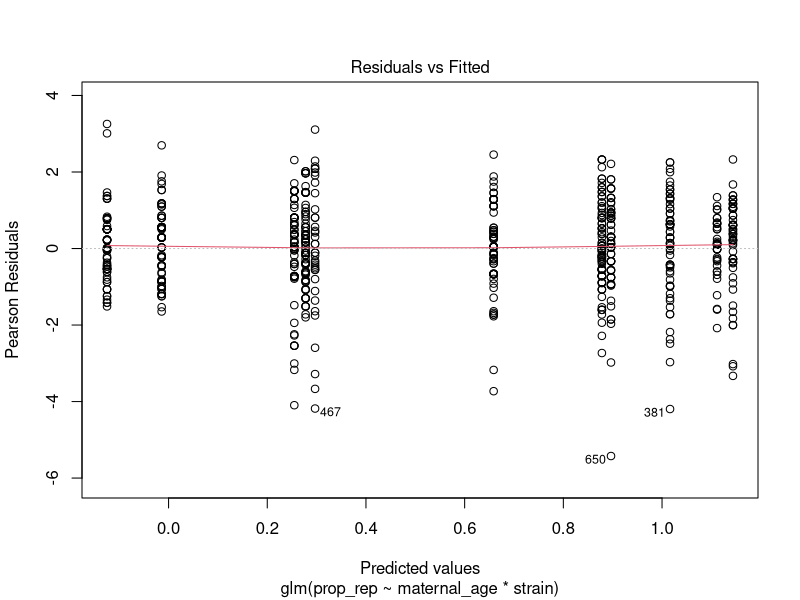
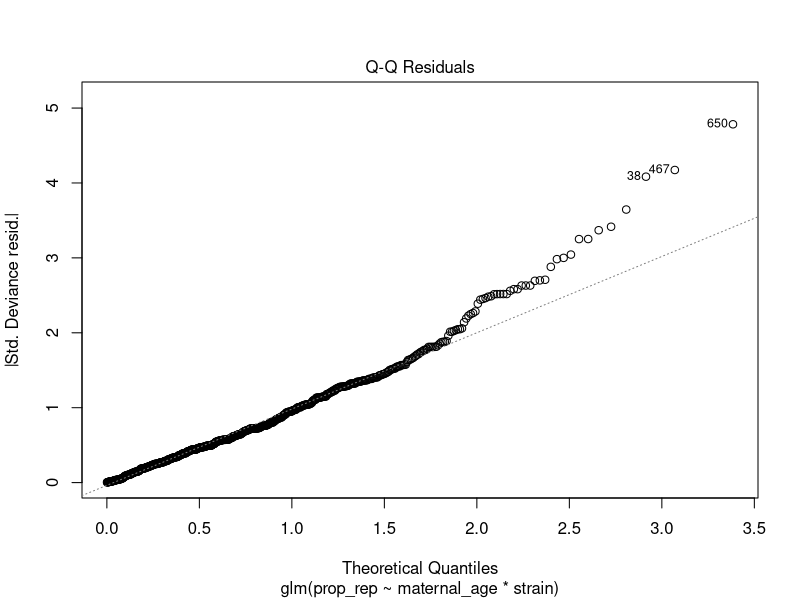
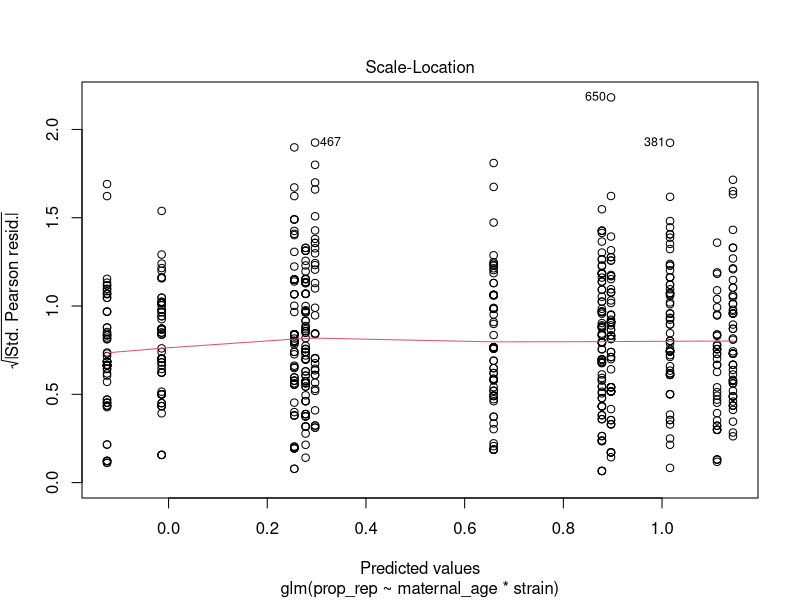
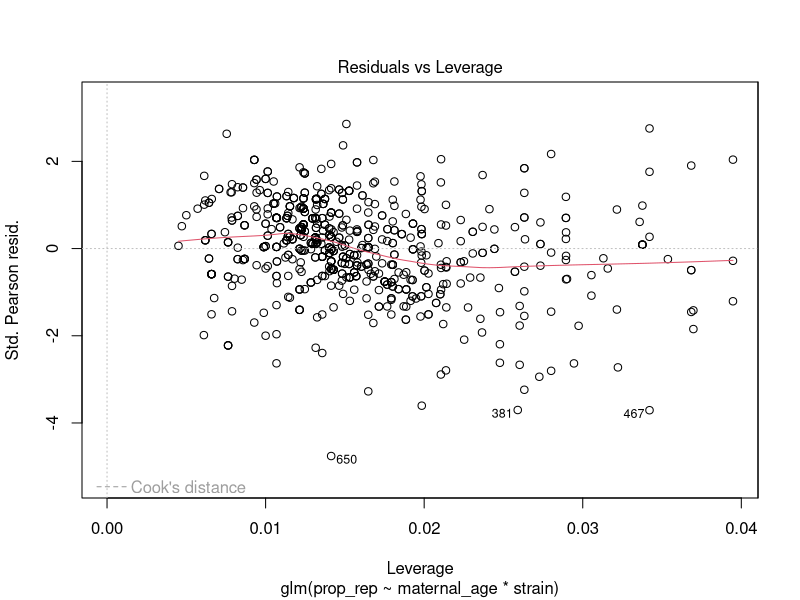
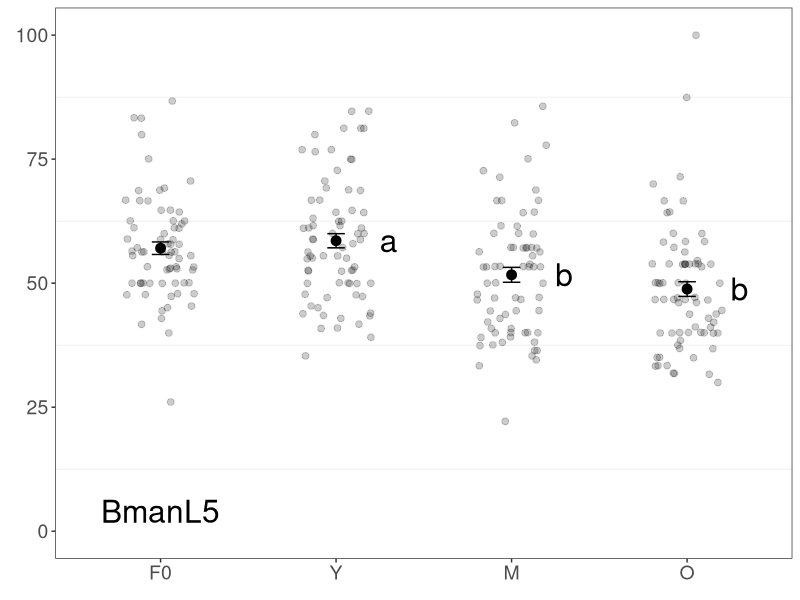
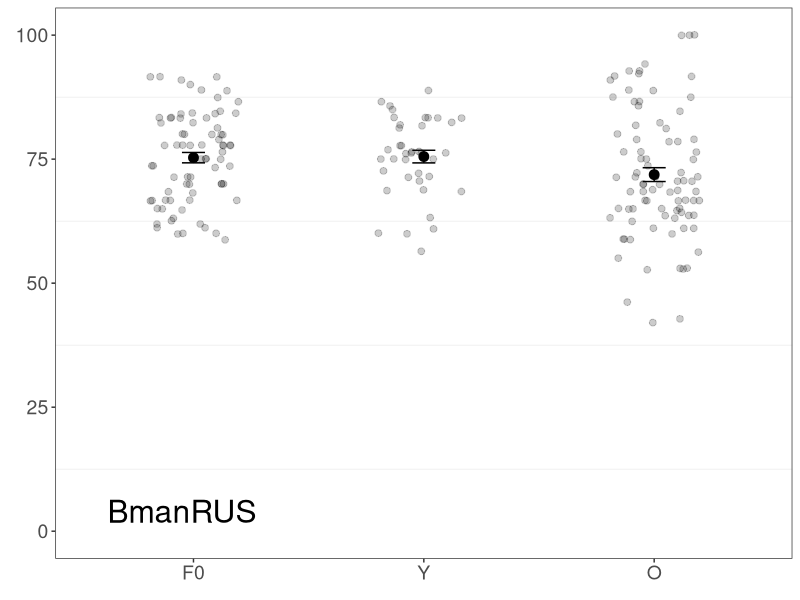
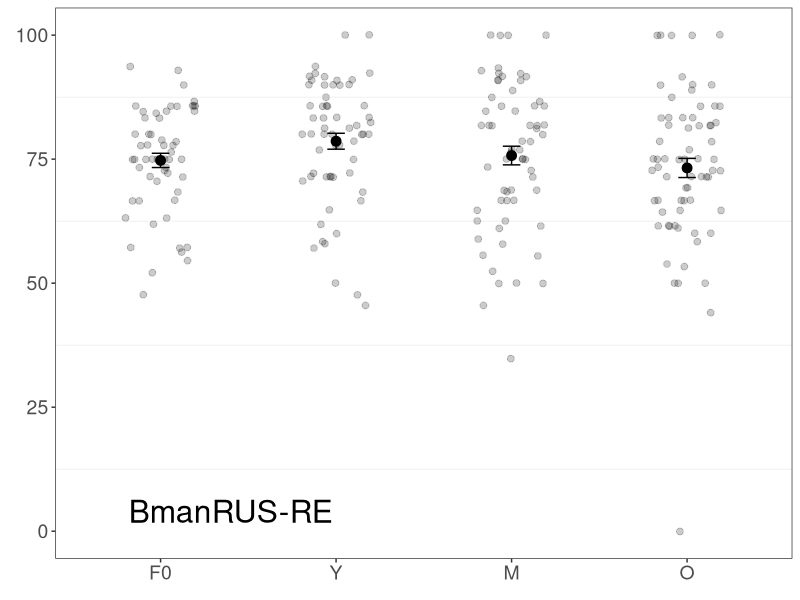
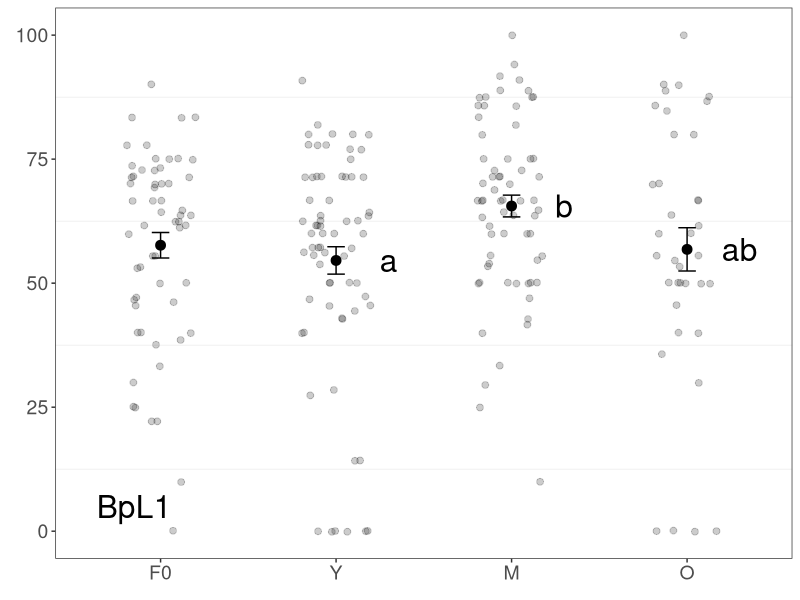

Write R code to recreate these figures, in order.
# Code for visualizing and analyzing reproductive period data: measured as days carrying eggs (and as a percent of the lifespan)

# Required packages:

library(tidyverse)
library(reshape2)
library(car)
library(grid)
library(ggpubr)
library(emmeans)

# Loading and reformatting data--------------------------------------------------------------------

rep_data <- read_csv("rep_period.csv")

# Changing the order of the factors
rep_data <- rep_data[with(rep_data, order(generation, maternal_age, strain)),]

# Removing censored individuals (we did not measure their full reproductive period)
rep_data_no_censor <- filter(rep_data, censor != 0)

# Modifying the dataset from wide to long format (needed for plotting and analysis):
rep_long_nc <- melt(data = rep_data_no_censor,
                    id.vars = c("generation", "maternal_age", "strain", "plate", "well"),
                    variable.name = "day",
                    value.name = "num_rep_days")
rep_long_nc <- filter(rep_long_nc, day != "censor")

# Changing order of maternal age levels
rep_long_nc$maternal_age <- factor(rep_long_nc$maternal_age, levels = c("young","mid","old"))

# Calculating the reproductive period in days and as a percent of the lifespan, per individual
rep_per_ind <- rep_long_nc %>%
  group_by(generation, maternal_age, strain, plate, well) %>%
  summarize(rep_time = sum(num_rep_days, na.rm = TRUE),
            length = length(num_rep_days[!is.na(num_rep_days)]),
            prop_rep = (rep_time/length),
            percent_rep = (rep_time/length)*100)

# Calculating summary statistics across individuals
rep_summary <- rep_per_ind %>%
  group_by(generation, maternal_age, strain) %>%
  summarize(
    mean_perc=mean(percent_rep, na.rm = TRUE), 
    med_perc=median(percent_rep, na.rm = TRUE),
    SE_perc=sd(percent_rep, na.rm =TRUE)/sqrt(length(!is.na(percent_rep))),
    mean_days=mean(rep_time, na.rm=TRUE),
    SE_days=sd(rep_time, na.rm =TRUE)/sqrt(length(!is.na(rep_time))),
    med_days=median(rep_time, na.rm=TRUE),
    n = length(percent_rep))
rep_summary

rep_per_ind$maternal_age <- factor(rep_per_ind$maternal_age)
rep_summary$maternal_age <- factor(rep_summary$maternal_age)

rep_per_ind$final_line <- paste(rep_per_ind$generation,
                                   rep_per_ind$maternal_age,
                                   rep_per_ind$strain)

rep_summary$final_line <- paste(rep_summary$generation,
                               rep_summary$maternal_age,
                               rep_summary$strain)

# Statistics: -------------------------------------------------------------------

# Excluding the F0 generation
rep_per_ind_F1 <- filter(rep_per_ind, generation != "F0")

# Checking n for each group
balance <- rep_per_ind_F1 %>% count(maternal_age, strain)

# Checking data for assumptions of normality and homogeneity of variance
rep_aov <- aov((prop_rep) ~ maternal_age * strain, rep_per_ind_F1)
rep_resid <- residuals(rep_aov)

shapiro.test(rep_resid)
leveneTest((prop_rep) ~ maternal_age * strain, rep_per_ind_F1)

# Assumptions are not met, can't find any useful transformations (proportion data)
# Will use GLM instead
# Rep. period data are also overdispersed- using quasibinomial GLM

qbin.glm <- glm(prop_rep ~ maternal_age * strain, family = quasibinomial, data = rep_per_ind_F1, weights = length)
summary(qbin.glm)

drop1(qbin.glm, test = "F") # interaction is significant- keep in model

# Model validation (plotting residuals)
plot(qbin.glm)

# Pairwise comparisons: which maternal age groups differ within strains?

EMM <- emmeans(qbin.glm, ~ maternal_age * strain)
EMM    # display the cell means

### Simple pairwise comparisons...
pairs(EMM, simple = "maternal_age")    # compare maternal age cohorts for each strain

# Figure: ----------------------------------------------------------------------

# BmanL5:

wilcox_L5 <- c("","a","b","b") # from pairwise comparisons

rep_per_ind_L5 <- filter(rep_per_ind, strain == "L5")

rep_sum_L5 <- filter(rep_summary, strain == "L5")

rep_sum_L5$final_line <- factor(rep_sum_L5$final_line, levels = c("F0 NA L5", "F1 young L5", "F1 mid L5", "F1 old L5"), labels = c("F0", "Y", "M","O"))

rep_per_ind_L5$final_line <- factor(rep_per_ind_L5$final_line, levels = c("F0 NA L5", "F1 young L5", "F1 mid L5", "F1 old L5"), labels = c("F0", "Y", "M","O"))

# Plotting the mean and SE
rep_raw <- ggplot(data = rep_sum_L5, mapping = aes(x = final_line, y = mean_perc))+
  geom_point(size = 3) +
  geom_errorbar(data = rep_sum_L5, 
                aes(x = final_line, ymin=mean_perc-SE_perc, ymax=mean_perc+SE_perc), width=0.1) +
  geom_text(label=wilcox_L5, 
            nudge_x = 0.3,
            size = 8)

# Plotting the raw data points
rep_combo <- rep_raw +
  geom_jitter(data = rep_per_ind_L5, aes(x = final_line, y = percent_rep),
              width=.2, alpha=0.2, size = 2) +
  geom_label(
    label="BmanL5", 
    size = 8,
    x=1,
    y=4,
    label.size = 0,
    color = "black")

rep_L5_plot <- rep_combo + 
  ylab(element_blank()) +
  xlab(element_blank()) +
  ylim(c(-0.5,100.5)) +
  theme_bw() +
  theme(panel.grid.major = element_blank(),
        axis.text=element_text(size=14))
rep_L5_plot

# BmanRUS:

rep_per_ind_RUS <- filter(rep_per_ind, strain == "RUS")

rep_sum_RUS <- filter(rep_summary, strain == "RUS")

rep_sum_RUS$final_line <- factor(rep_sum_RUS$final_line, levels = c("F0 NA RUS", "F1 young RUS", "F1 old RUS"), labels = c("F0", "Y","O"))

rep_per_ind_RUS$final_line <- factor(rep_per_ind_RUS$final_line, levels = c("F0 NA RUS", "F1 young RUS", "F1 old RUS"), labels = c("F0", "Y","O"))

# Plotting the mean and SE
rep_raw <- ggplot(data = rep_sum_RUS, mapping = aes(x = final_line, y = mean_perc))+
  geom_point(size = 3) +
  geom_errorbar(data = rep_sum_RUS, 
                aes(x = final_line, ymin=mean_perc-SE_perc, ymax=mean_perc+SE_perc), width=0.1)

# Plotting the raw data points
rep_combo <- rep_raw +
  geom_jitter(data = rep_per_ind_RUS, aes(x = final_line, y = percent_rep),
              width=.2, alpha=0.2, size = 2) +
  geom_label(
    label="BmanRUS", 
    size = 8,
    x=0.95,
    y=4,
    label.size = 0,
    color = "black")

rep_RUS_plot <- rep_combo + 
  ylab(element_blank()) +
  xlab(element_blank()) +
  ylim(c(-0.5,100.5)) +
  theme_bw() +
  theme(panel.grid.major = element_blank(),
        axis.text=element_text(size=14))
rep_RUS_plot

# BmanRUS-RE:

rep_per_ind_RUS_RE <- filter(rep_per_ind, strain == "RUS-RE")

rep_sum_RUS_RE <- filter(rep_summary, strain == "RUS-RE")

rep_sum_RUS_RE$final_line <- factor(rep_sum_RUS_RE$final_line, levels = c("F0 NA RUS-RE", "F1 young RUS-RE", "F1 mid RUS-RE", "F1 old RUS-RE"), labels = c("F0", "Y", "M","O"))

rep_per_ind_RUS_RE$final_line <- factor(rep_per_ind_RUS_RE$final_line, levels = c("F0 NA RUS-RE", "F1 young RUS-RE", "F1 mid RUS-RE", "F1 old RUS-RE"), labels = c("F0", "Y", "M","O"))

# Plotting the mean and SE
rep_raw <- ggplot(data = rep_sum_RUS_RE, mapping = aes(x = final_line, y = mean_perc))+
  geom_point(size = 3) +
  geom_errorbar(data = rep_sum_RUS_RE, 
                aes(x = final_line, ymin=mean_perc-SE_perc, ymax=mean_perc+SE_perc), width=0.1)

# Plotting the raw data points
rep_combo <- rep_raw +
  geom_jitter(data = rep_per_ind_RUS_RE, aes(x = final_line, y = percent_rep),
              width=.2, alpha=0.2, size = 2) +
  geom_label(
    label="BmanRUS-RE", 
    size = 8,
    x=1.4,
    y=4,
    label.size = 0,
    color = "black")

rep_RUS_RE_plot <- rep_combo + 
  ylab(element_blank()) +
  xlab(element_blank()) +
  ylim(c(-0.5,100.5)) +
  theme_bw() +
  theme(panel.grid.major = element_blank(),
        axis.text=element_text(size=14))
rep_RUS_RE_plot

# BpL1:

wilcox_bp <- c("","a","b","ab") # from pairwise comparisons

rep_per_ind_BpL1 <- filter(rep_per_ind, strain == "BpL1")

rep_sum_BpL1 <- filter(rep_summary, strain == "BpL1")

rep_sum_BpL1$final_line <- factor(rep_sum_BpL1$final_line, levels = c("F0 NA BpL1", "F1 young BpL1", "F1 mid BpL1", "F1 old BpL1"), labels = c("F0", "Y", "M","O"))

rep_per_ind_BpL1$final_line <- factor(rep_per_ind_BpL1$final_line, levels = c("F0 NA BpL1", "F1 young BpL1", "F1 mid BpL1", "F1 old BpL1"), labels = c("F0", "Y", "M","O"))

# Plotting the mean and SE
rep_raw <- ggplot(data = rep_sum_BpL1, mapping = aes(x = final_line, y = mean_perc))+
  geom_point(size = 3) +
  geom_errorbar(data = rep_sum_BpL1, 
                aes(x = final_line, ymin=mean_perc-SE_perc, ymax=mean_perc+SE_perc), width=0.1) +
  geom_text(label=wilcox_bp, 
            nudge_x = 0.3,
            size = 8)

#plotting the raw data points
rep_combo <- rep_raw +
  geom_jitter(data = rep_per_ind_BpL1, aes(x = final_line, y = percent_rep),
              width=.2, alpha=0.2, size = 2) +
  geom_label(
    label="BpL1", 
    size = 8,
    x=0.85,
    y=5,
    label.size = 0,
    color = "black")

rep_Bp_plot <- rep_combo + 
  ylab(element_blank()) +
  xlab(element_blank()) +
  ylim(c(-0.5,100.5)) +
  theme_bw() +
  theme(panel.grid.major = element_blank(),
        axis.text=element_text(size=14))
rep_Bp_plot

# Reproducing the manuscript figure:

tiff("rep_period.tiff", units="in", width=6, height=12, res=300)

rep_curves <- ggarrange(rep_Bp_plot, rep_RUS_plot,
                        rep_RUS_RE_plot, rep_L5_plot,
                        ncol = 1, nrow = 4)

annotate_figure(rep_curves, bottom = textGrob("Cohort", gp = gpar(fontsize = 24)), left = textGrob("Reproductive period (% of lifespan)", 
                                            rot = 90, gp = gpar(fontsize = 24)))

dev.off()
